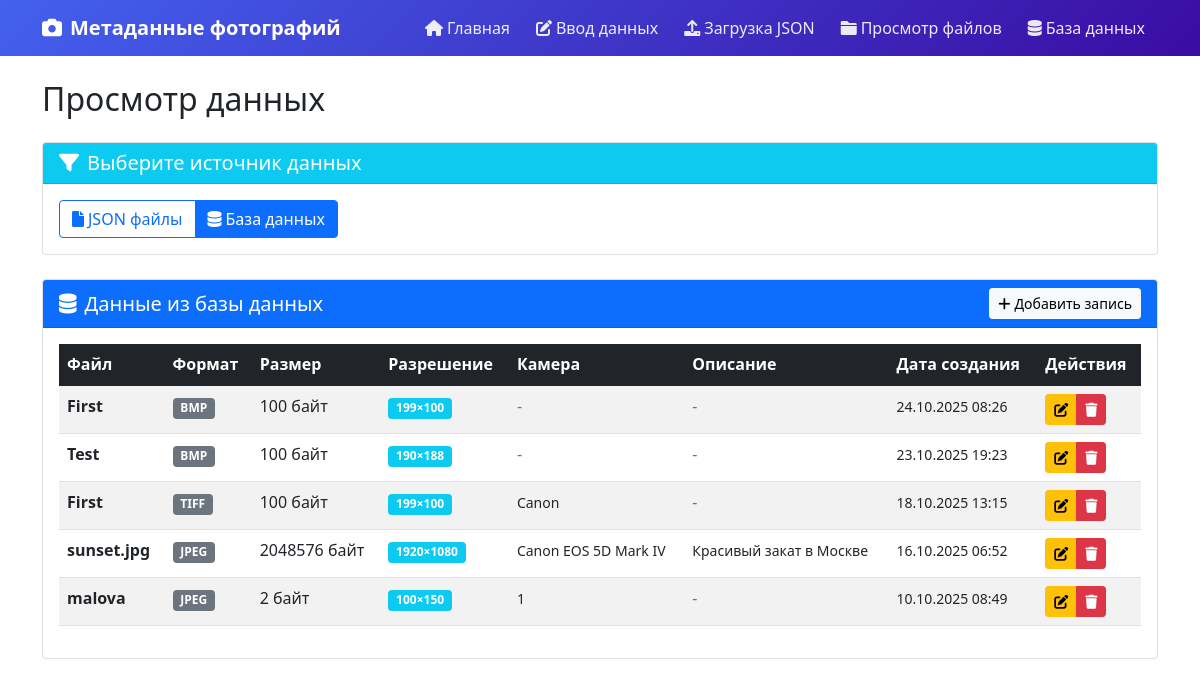
/files/?source=db, run on the app's committed database.
### photo_metadata/models.py (models this page shows, shortened)
class PhotoMetadata(models.Model):
    FORMAT_CHOICES = [
        ('JPEG', 'JPEG'),
        ('PNG', 'PNG'),
        ('GIF', 'GIF'),
        ('BMP', 'BMP'),
        ('TIFF', 'TIFF'),
    ]
    filename = models.CharField(max_length=255,unique=True, verbose_name="Имя файла")
    format = models.CharField(max_length=10, choices=FORMAT_CHOICES, verbose_name="Формат")
    file_size = models.PositiveIntegerField(
        verbose_name="Размер файла (байт)",
        validators=[MinValueValidator(1)]
    )
    width = models.PositiveIntegerField(
        verbose_name="Ширина (px)",
        validators=[MinValueValidator(1)]
    )
    height = models.PositiveIntegerField(
        verbose_name="Высота (px)",
        validators=[MinValueValidator(1)]
    )
    camera_make = models.CharField(max_length=100, blank=True, verbose_name="Производитель камеры")
    camera_model = models.CharField(max_length=100, blank=True, verbose_name="Модель камеры")
    exposure_time = models.CharField(max_length=20, blank=True, verbose_name="Выдержка")
    aperture = models.DecimalField(max_digits=3, decimal_places=1, null=True, blank=True, verbose_name="Диафрагма")
    iso = models.PositiveIntegerField(null=True, blank=True, verbose_name="ISO")
    focal_length = models.DecimalField(max_digits=5, decimal_places=1, null=True, blank=True, verbose_name="Фокусное расстояние")
    latitude = models.DecimalField(max_digits=9, decimal_places=6, null=True, blank=True, verbose_name="Широта")
    longitude = models.DecimalField(max_digits=9, decimal_places=6, null=True, blank=True, verbose_name="Долгота")
    created_date = models.DateTimeField(auto_now_add=True, verbose_name="Дата создания записи")
    capture_date = models.DateTimeField(null=True, blank=True, verbose_name="Дата съемки")
    description = models.TextField(blank=True, verbose_name="Описание")
    tags = models.CharField(max_length=500, blank=True, verbose_name="Теги (через запятую)")
    class Meta:
        verbose_name = "Метаданные фотографии"
        verbose_name_plural = "Метаданные фотографий"
        unique_together = ['filename', 'format', 'file_size', 'width', 'height']

### photo_metadata/views.py (the view, shortened to what this page needs)
# urls.py: path('files/', views.view_files, name='view_files'),
def view_files(request):
    source = request.GET.get('source', 'files')
    context = {'source': source}
    if source == 'db':
        db_records = PhotoMetadata.objects.all().order_by('-created_date')
        context['db_records'] = db_records
    return render(request, 'photo_metadata/view_files.html', context)

### templates/photo_metadata/view_files.html (shortened to what this page needs)
{% extends 'base.html' %}
{% block content %}
<div class="row">
    <div class="col-12">
        <h2 class="mb-4">Просмотр данных</h2>
        <div class="card mb-4">
            <div class="card-header bg-info text-white">
                <h5 class="mb-0">
                    <i class="fas fa-filter me-2"></i>Выберите источник данных
                </h5>
            </div>
            <div class="card-body">
                <div class="btn-group" role="group">
                    <a href="?source=files" class="btn {% if source == 'files' %}btn-primary{% else %}btn-outline-primary{% endif %}">
                        <i class="fas fa-file me-1"></i>JSON файлы
                    </a>
                    <a href="?source=db" class="btn {% if source == 'db' %}btn-primary{% else %}btn-outline-primary{% endif %}">
                        <i class="fas fa-database me-1"></i>База данных
                    </a>
                </div>
            </div>
        </div>
        {% if source == 'db' %}
            <div class="card">
                <div class="card-header bg-primary text-white d-flex justify-content-between align-items-center">
                    <h5 class="mb-0">
                        <i class="fas fa-database me-2"></i>Данные из базы данных
                    </h5>
                    <a href="{% url 'input_form' %}" class="btn btn-light btn-sm">
                        <i class="fas fa-plus me-1"></i>Добавить запись
                    </a>
                </div>
                <div class="card-body">
                    {% if db_records %}
                        <div class="table-responsive">
                            <table class="table table-striped table-hover">
                                <thead class="table-dark">
                                    <tr>
                                        <th>Файл</th>
                                        <th>Формат</th>
                                        <th>Размер</th>
                                        <th>Разрешение</th>
                                        <th>Камера</th>
                                        <th>Описание</th>
                                        <th>Дата создания</th>
                                        <th>Действия</th>
                                    </tr>
                                </thead>
                                <tbody>
                                    {% for record in db_records %}
                                        <tr>
                                            <td><strong>{{ record.filename }}</strong></td>
                                            <td>
                                                <span class="badge bg-secondary">{{ record.format }}</span>
                                            </td>
                                            <td>{{ record.file_size }} байт</td>
                                            <td>
                                                <span class="badge bg-info">{{ record.width }}×{{ record.height }}</span>
                                            </td>
                                            <td>
                                                {% if record.camera_make or record.camera_model %}
                                                    <small>{{ record.camera_make }} {{ record.camera_model }}</small>
                                                {% else %}
                                                    <span class="text-muted">-</span>
                                                {% endif %}
                                            </td>
                                            <td>
                                                {% if record.description %}
                                                    <small>{{ record.description|truncatewords:5 }}</small>
                                                {% else %}
                                                    <span class="text-muted">-</span>
                                                {% endif %}
                                            </td>
                                            <td>
                                                <small>{{ record.created_date|date:"d.m.Y H:i" }}</small>
                                            </td>
                                            <td>
                                                <div class="btn-group btn-group-sm">
                                                    <a href="{% url 'edit_record' record.id %}" class="btn btn-warning" title="Редактировать">
                                                        <i class="fas fa-edit"></i>
                                                    </a>
                                                    <a href="{% url 'delete_record' record.id %}" class="btn btn-danger" title="Удалить">
                                                        <i class="fas fa-trash"></i>
                                                    </a>
                                                </div>
                                            </td>
                                        </tr>
                                    {% endfor %}
                                </tbody>
                            </table>
                        </div>
                    {% endif %}
                </div>
            </div>
        {% endif %}
    </div>
</div>
{% endblock %}

### data on the page
PhotoMetadata: filename "First", format "BMP", file_size "100", width "199", height "100", created_date "24.10.2025 08:26"
PhotoMetadata: filename "Test", format "BMP", file_size "100", width "190", height "188", created_date "23.10.2025 19:23"
PhotoMetadata: filename "First", format "TIFF", file_size "100", width "199", height "100", camera_make "Canon", created_date "18.10.2025 13:15"
PhotoMetadata: filename "sunset.jpg", format "JPEG", file_size "2048576", width "1920", height "1080", camera_make "Canon", camera_model "EOS 5D Mark IV", description "Красивый закат в Москве", created_date "16.10.2025 06:52"
PhotoMetadata: filename "malova", format "JPEG", file_size "2", width "100", height "150", camera_make "1", created_date "10.10.2025 08:49"
